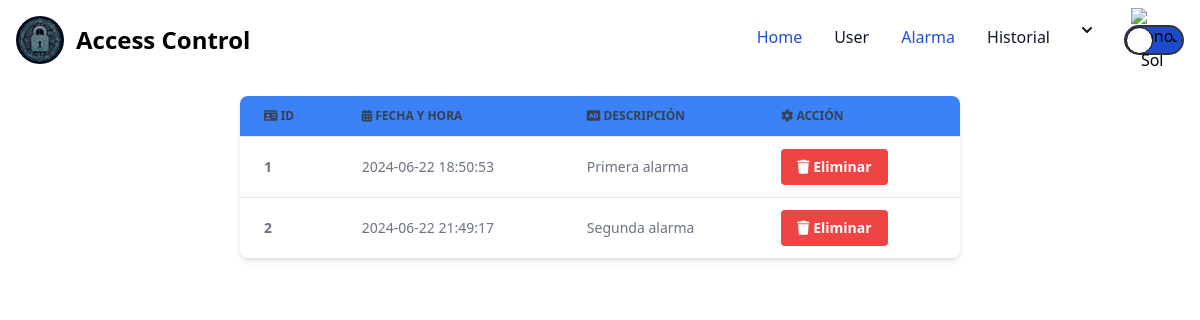
The page /pages/alarma.php on the database as committed earlier.
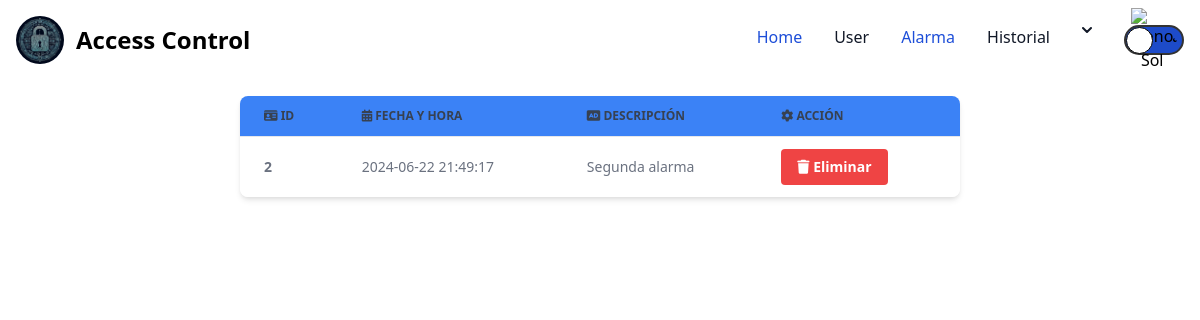
The same page on the database as committed later.
### tables this page shows
CREATE TABLE `alarmas` (
  `idAlarma` int(11) NOT NULL,
  `fecha_hora` timestamp NOT NULL DEFAULT current_timestamp(),
  `descripcion` varchar(250) NOT NULL
);

### pages/alarma.php (the view, shortened to what this page needs)
<!DOCTYPE html>
<html lang="en">
<head>
    <?php require_once('../container/Link.php') ?>
    <link href="https://cdn.jsdelivr.net/npm/tailwindcss@2.2.19/dist/tailwind.min.css" rel="stylesheet">
</head>
<body class="">
<?php require_once('../container/Navar.php') ?>
<?php
require_once('../config/db.php');
$porPagina = 5;
$paginaActual = isset($_GET['pagina']) ? (int)$_GET['pagina'] : 1;
$inicio = ($paginaActual - 1) * $porPagina;
$sql = $conexion->query("SELECT * FROM alarmas LIMIT $inicio, $porPagina");
?>
    <div class="w-full flex justify-center">
        <table class="w-full md:w-3/5 lg:w-4xl text-sm text-left rtl:text-right text-gray-500 dark:text-gray-400 bg-white shadow-md rounded-lg overflow-hidden m-4">
            <thead class="text-xs text-gray-700 uppercase bg-blue-500 text-white">
                <tr>
                    <th scope="col" class="px-6 py-3">
                        <i class="fas fa-id-card"></i> ID
                    </th>
                    <th scope="col" class="px-6 py-3">
                    <i class="fa-solid fa-calendar-days"></i> Fecha y Hora
                    </th>
                    <th scope="col" class="px-6 py-3">
                    <i class="fa-solid fa-audio-description"></i> Descripción
                    </th>
                    <th scope="col" class="px-6 py-3">
                        <i class="fas fa-cog"></i> Acción
                    </th>
                </tr>
            </thead>
            <tbody class="bg-white">
            <?php
                if ($sql) {
                    while ($datos = $sql->fetch_object()) {
                ?>
                <tr class="hover:bg-gray-100">
                <th scope="row" class="px-6 py-3 border-t"><?= $datos->idAlarma ?></th>
                            <td class="px-6 py-3 border-t"><?= $datos->fecha_hora?></td>
                            <td class="px-6 py-3 border-t"><?= $datos->descripcion ?></td>
                    <td class="px-6 py-3 border-t">
                        <button class="eliminar-alarma bg-red-500 hover:bg-red-700 text-white font-bold py-2 px-4 rounded mr-2" data-id="1">
                            <i class="fas fa-trash"></i> Eliminar
                        </button>
                    </td>
                </tr>
                <?php
                    }
                } else {
                    echo "<tr><td colspan='4' class='text-center'>No se encontraron datos.</td></tr>";
                }
                ?>
            </tbody>
        </table>
    </div>
</body>
</html>

Rows that differ between the two databases and show on the page:
removed alarmas: idAlarma "1", fecha_hora "2024-06-22 18:50:53", descripcion "Primera alarma"
